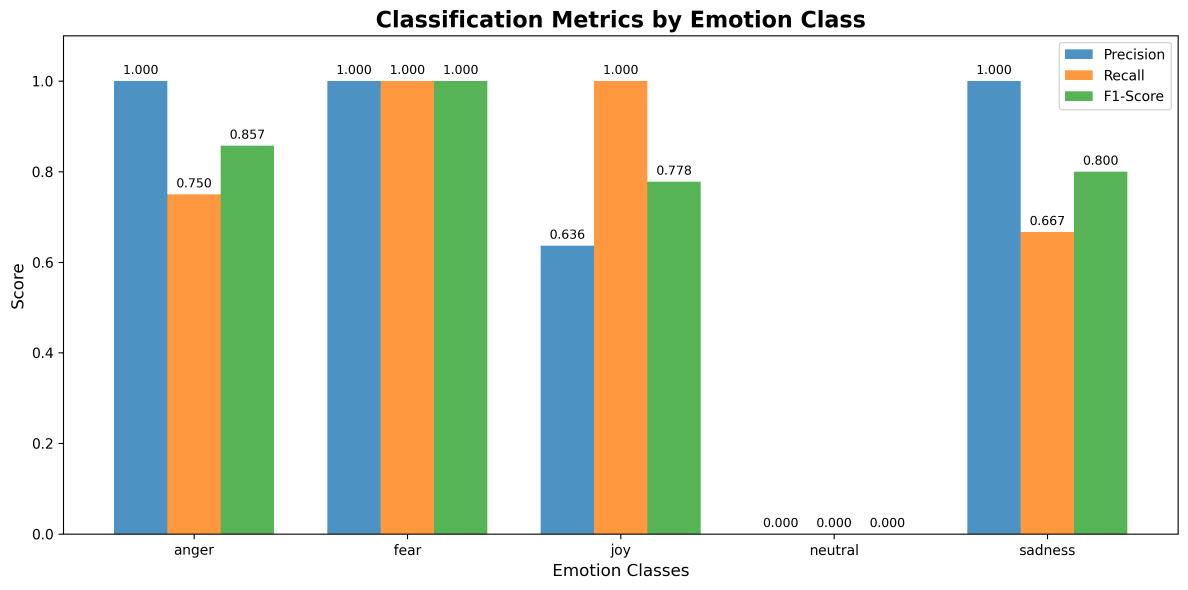
#> input picture emotion-detection/models/classification_metrics.png, 3564 x 1768 px, given in place of the camera (shown at 1/3 size)
$ python webcam_emotion_detector.py
#> lines starting #> are read from the running program, lines starting #| are printed output that depends on the picture
"""
Simple Webcam Face Emotion Detection Application
Direct OpenCV implementation for real-time emotion detection from webcam
"""

import cv2
import numpy as np
import time
import os
from collections import deque, Counter
import matplotlib.pyplot as plt
from datetime import datetime

class SimpleWebcamEmotionDetector:
    def __init__(self):
        """Initialize the simple webcam emotion detector"""
        self.face_cascade = cv2.CascadeClassifier(cv2.data.haarcascades + 'haarcascade_frontalface_default.xml')
        self.emotion_labels = ['Angry', 'Disgust', 'Fear', 'Happy', 'Neutral', 'Sad', 'Surprise']
        self.emotion_history = deque(maxlen=100)  # Store last 100 detections
        self.frame_count = 0
        self.setup_simple_emotion_model()

    def setup_simple_emotion_model(self):
        """Setup a simple rule-based emotion detection for demo"""
        # This is a simplified version - in real applications, you'd use a trained CNN
        print("📝 Note: Using simplified emotion detection for demo purposes")
        print("   In production, you would use a trained CNN model")

    def detect_faces(self, frame):
        """Detect faces in the frame"""
        gray = cv2.cvtColor(frame, cv2.COLOR_BGR2GRAY)
        faces = self.face_cascade.detectMultiScale(
            gray,
            scaleFactor=1.1,
            minNeighbors=5,
            minSize=(50, 50)
        )
        return faces, gray

    # [73 lines left out: functions simple_emotion_prediction, get_emotion_color, not called in this run]

    def draw_emotion_overlay(self, frame, faces, gray):
        """Draw emotion detection overlay on frame"""
        emotions_detected = []

        for (x, y, w, h) in faces:
            # Extract face region
            face_region = frame[y:y+h, x:x+w]

            if face_region.size > 0:
                # Predict emotion
                emotion, confidence, all_confidences = self.simple_emotion_prediction(face_region)

                # Store for statistics
                emotions_detected.append({
                    'emotion': emotion,
                    'confidence': confidence,
                    'timestamp': datetime.now()
                })

                # Get color for this emotion
                color = self.get_emotion_color(emotion)

                # Draw face rectangle
                cv2.rectangle(frame, (x, y), (x + w, y + h), color, 3)

                # Prepare text
                main_text = f"{emotion}: {confidence:.2f}"

                # Calculate text size and position
                font = cv2.FONT_HERSHEY_SIMPLEX
                font_scale = 0.7
                thickness = 2

                (text_width, text_height), baseline = cv2.getTextSize(main_text, font, font_scale, thickness)

                # Draw background rectangle for text
                cv2.rectangle(frame,
                             (x, y - text_height - 15),
                             (x + text_width + 10, y),
                             color, -1)

                # Draw main emotion text
                cv2.putText(frame, main_text,
                           (x + 5, y - 5),
                           font, font_scale, (255, 255, 255), thickness)

                # Draw confidence bar
                bar_width = int(w * confidence)
                cv2.rectangle(frame, (x, y + h + 5), (x + bar_width, y + h + 15), color, -1)
                cv2.rectangle(frame, (x, y + h + 5), (x + w, y + h + 15), color, 2)

        return emotions_detected

    def draw_statistics_panel(self, frame, recent_emotions):
        """Draw statistics panel on frame"""
        height, width = frame.shape[:2]

        # Create semi-transparent overlay
        overlay = frame.copy()
        cv2.rectangle(overlay, (width - 300, 0), (width, 200), (0, 0, 0), -1)
        cv2.addWeighted(overlay, 0.7, frame, 0.3, 0, frame)

        # Title
        cv2.putText(frame, "EMOTION STATS", (width - 290, 25),
                   cv2.FONT_HERSHEY_SIMPLEX, 0.7, (255, 255, 255), 2)

        if recent_emotions:
            # Count emotions in recent history
            emotion_counts = Counter([e['emotion'] for e in recent_emotions])

            # Display top emotions
            y_pos = 50
            for i, (emotion, count) in enumerate(emotion_counts.most_common(4)):
                color = self.get_emotion_color(emotion)

                # Draw colored circle
                cv2.circle(frame, (width - 280, y_pos + 5), 8, color, -1)

                # Draw text
                text = f"{emotion}: {count}"
                cv2.putText(frame, text, (width - 260, y_pos + 10),
                           cv2.FONT_HERSHEY_SIMPLEX, 0.5, (255, 255, 255), 1)

                y_pos += 25

            # Show total detections
            cv2.putText(frame, f"Total: {len(recent_emotions)}",
                       (width - 290, 170),
                       cv2.FONT_HERSHEY_SIMPLEX, 0.6, (255, 255, 255), 2)

    def run_webcam_detection(self):
        """Run the main webcam emotion detection loop"""
        print("🎥 Starting Webcam Emotion Detection...")
        print("📋 Instructions:")
        print("  - Look at the camera to detect your emotions")
        print("  - Press 'q' to quit")
        print("  - Press 's' to save screenshot")
        print("  - Press 'r' to reset statistics")
        print("  - Press 'h' to show/hide help")

        # Initialize webcam
        cap = cv2.VideoCapture(0)

        if not cap.isOpened():
            print("❌ Error: Could not access webcam")
            print("🔧 Troubleshooting:")
            print("  - Make sure no other app is using the camera")
            print("  - Check camera permissions")
            print("  - Try restarting the application")
            return

        # Set camera properties
        cap.set(cv2.CAP_PROP_FRAME_WIDTH, 640)
        cap.set(cv2.CAP_PROP_FRAME_HEIGHT, 480)
        cap.set(cv2.CAP_PROP_FPS, 30)

        print("✅ Webcam initialized successfully!")

        show_help = True
        fps_counter = deque(maxlen=30)

        while True:
            start_time = time.time()

            # Capture frame
            ret, frame = cap.read()
            if not ret:
                print("❌ Error: Could not read frame from webcam")
                break

            # Flip frame horizontally for mirror effect
            frame = cv2.flip(frame, 1)

            # Detect faces
            faces, gray = self.detect_faces(frame)

            # Draw emotion overlays
            current_emotions = self.draw_emotion_overlay(frame, faces, gray)

            # Add to history
            self.emotion_history.extend(current_emotions)

            # Draw statistics panel
            recent_emotions = list(self.emotion_history)[-50:]  # Last 50 detections
            self.draw_statistics_panel(frame, recent_emotions)

            # Calculate FPS
            end_time = time.time()
            fps = 1 / (end_time - start_time) if end_time - start_time > 0 else 0
            fps_counter.append(fps)
            avg_fps = np.mean(fps_counter)

            # Draw frame info
            info_text = f"Frame: {self.frame_count} | FPS: {avg_fps:.1f} | Faces: {len(faces)}"
            cv2.putText(frame, info_text, (10, 25),
                       cv2.FONT_HERSHEY_SIMPLEX, 0.6, (255, 255, 255), 2)

            # Draw help text
            if show_help:
                help_texts = [
                    "Press 'q' to quit",
                    "Press 's' to save screenshot",
                    "Press 'r' to reset stats",
                    "Press 'h' to toggle help"
                ]

                for i, text in enumerate(help_texts):
                    cv2.putText(frame, text, (10, frame.shape[0] - 80 + i * 20),
                               cv2.FONT_HERSHEY_SIMPLEX, 0.5, (0, 255, 255), 1)

            # Show frame
            cv2.imshow('🎭 Real-time Face Emotion Detection', frame)

            # Handle keyboard input
            key = cv2.waitKey(1) & 0xFF

            if key == ord('q'):
                print("👋 Quitting application...")
                break
            elif key == ord('s'):
                # Save screenshot
                filename = f"emotion_screenshot_{datetime.now().strftime('%Y%m%d_%H%M%S')}.jpg"
                cv2.imwrite(filename, frame)
                print(f"📸 Screenshot saved as {filename}")
            elif key == ord('r'):
                # Reset statistics
                self.emotion_history.clear()
                print("🔄 Statistics reset!")
            elif key == ord('h'):
                # Toggle help display
                show_help = not show_help
                print(f"ℹ️ Help display: {'ON' if show_help else 'OFF'}")

            self.frame_count += 1

        # Cleanup
        cap.release()
        cv2.destroyAllWindows()

        # Show final statistics
        self.show_final_statistics()

    def show_final_statistics(self):
        """Show final statistics after detection session"""
        print("\n" + "="*60)
        print("📊 FINAL EMOTION DETECTION STATISTICS")
        print("="*60)

        if not self.emotion_history:
            print("No emotions were detected during this session.")
            return

        # Convert to list for analysis
        emotions = list(self.emotion_history)

        # Basic statistics
        total_detections = len(emotions)
        unique_emotions = len(set([e['emotion'] for e in emotions]))
        avg_confidence = np.mean([e['confidence'] for e in emotions])

        print(f"Total Detections: {total_detections}")
        print(f"Unique Emotions: {unique_emotions}/7")
        print(f"Average Confidence: {avg_confidence:.3f}")
        print(f"Session Duration: {self.frame_count} frames")

        # Emotion distribution
        print(f"\n📈 Emotion Distribution:")
        emotion_counts = Counter([e['emotion'] for e in emotions])

        for emotion, count in emotion_counts.most_common():
            percentage = (count / total_detections) * 100
            print(f"  {emotion:>8}: {count:>3} detections ({percentage:>5.1f}%)")

        # Confidence analysis
        print(f"\n🎯 Confidence Analysis:")
        confidence_by_emotion = {}
        for emotion in set([e['emotion'] for e in emotions]):
            confidences = [e['confidence'] for e in emotions if e['emotion'] == emotion]
            confidence_by_emotion[emotion] = np.mean(confidences)

        for emotion, avg_conf in sorted(confidence_by_emotion.items(), key=lambda x: x[1], reverse=True):
            print(f"  {emotion:>8}: {avg_conf:.3f} average confidence")

        print("\n" + "="*60)
        print("Thank you for using Face Emotion Detection! 🎭")
        print("="*60)

def main():
    """Main function to run the webcam emotion detection"""
    print("🎭 Face Emotion Detection System")
    print("=" * 50)

    try:
        # Create detector instance
        detector = SimpleWebcamEmotionDetector()

        # Run webcam detection
        detector.run_webcam_detection()
#> in run_webcam_detection, frame is the input picture: shape (1768, 3564, 3); mean B, G, R 200.7, 216.2, 208.5
#> in run_webcam_detection, `frame = cv2.flip(frame, 1)`:
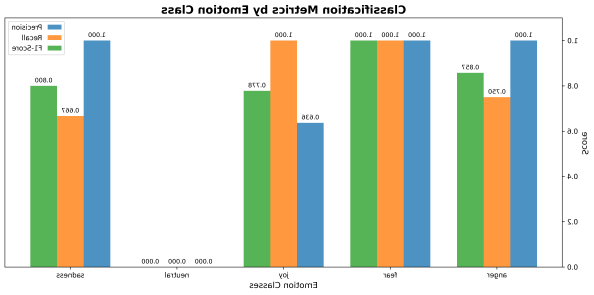
#> frame: shape (1768, 3564, 3) (shown at 1/6 size); mean B, G, R 200.7, 216.2, 208.5
#> in detect_faces, `gray = cv2.cvtColor(frame, cv2.COLOR_BGR2GRAY)`:
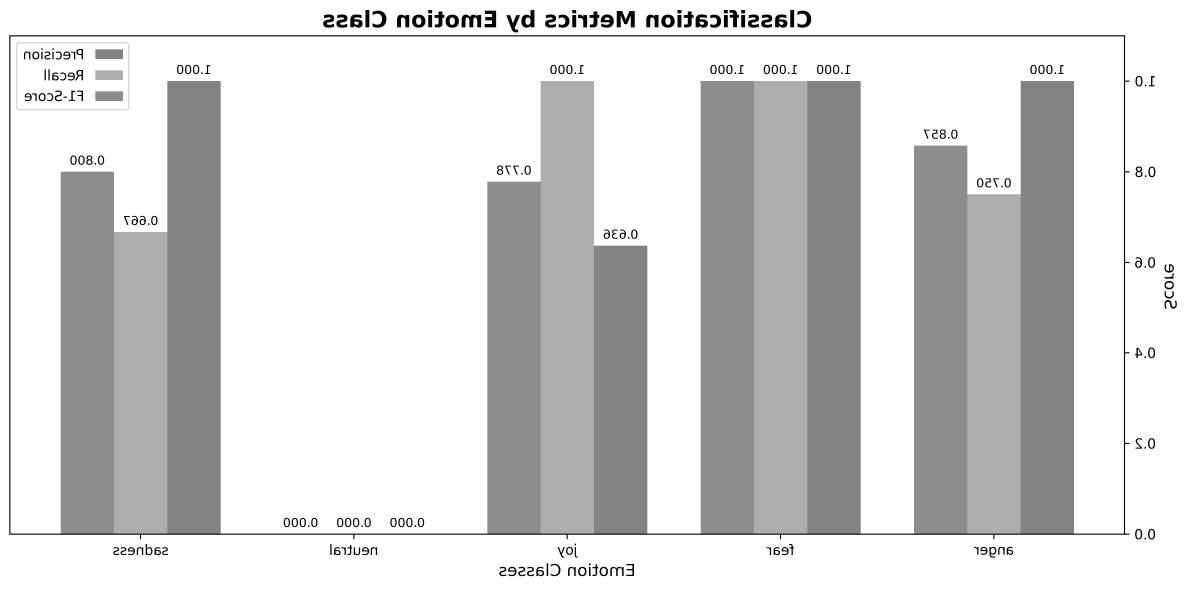
#> gray: shape (1768, 3564) (shown at 1/3 size); min 0, max 255, mean 212.3
#> in detect_faces, `faces = self.face_cascade.detectMultiScale( gray, scaleFactor=1.1, min..`: faces = ()
#> after the loop in draw_emotion_overlay, `for (x, y, w, h) in faces:`: emotions_detected = []
#> in run_webcam_detection, `info_text = f"Frame: {self.frame_count} | FPS: {avg_fps:.1f} | Faces: ..`: info_text = 'Frame: 0 | FPS: 0.4 | Faces: 0'
#> (key q is pressed here)

    except KeyboardInterrupt:
        print("\n⚠️ Application interrupted by user")
    except Exception as e:
        print(f"\n❌ An error occurred: {e}")
        print("🔧 Please check your webcam connection and try again")

if __name__ == "__main__":
    main()

$ run again, on emotion-detection/models/confusion_matrix_detailed.png
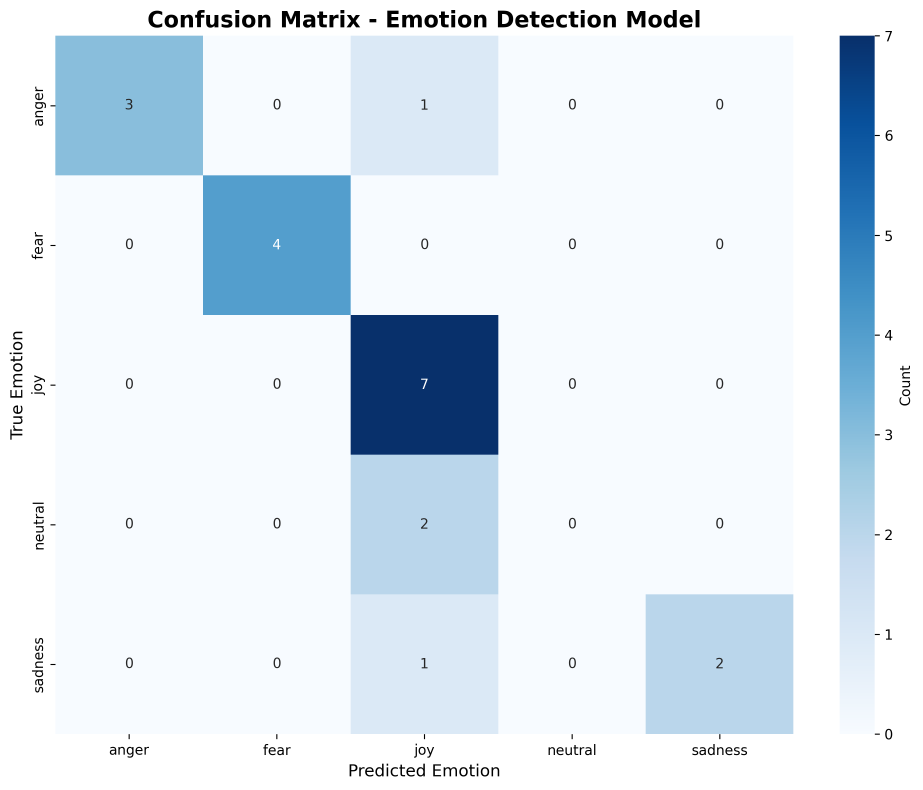
#> input picture emotion-detection/models/confusion_matrix_detailed.png, 2767 x 2368 px, given in place of the camera (shown at 1/3 size)
#> in run_webcam_detection, frame is the input picture: shape (2368, 2767, 3); mean B, G, R 242.7, 233.5, 222.7
#> in run_webcam_detection, `frame = cv2.flip(frame, 1)`:
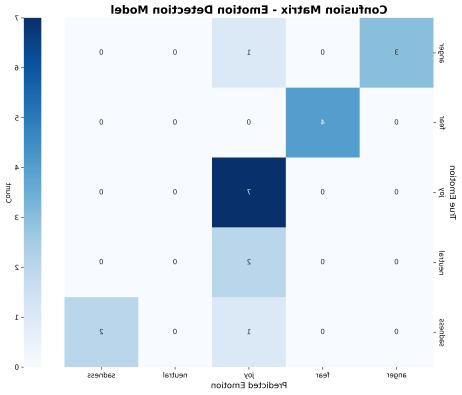
#> frame: shape (2368, 2767, 3) (shown at 1/6 size); mean B, G, R 242.7, 233.5, 222.7
#> in detect_faces, `gray = cv2.cvtColor(frame, cv2.COLOR_BGR2GRAY)`:
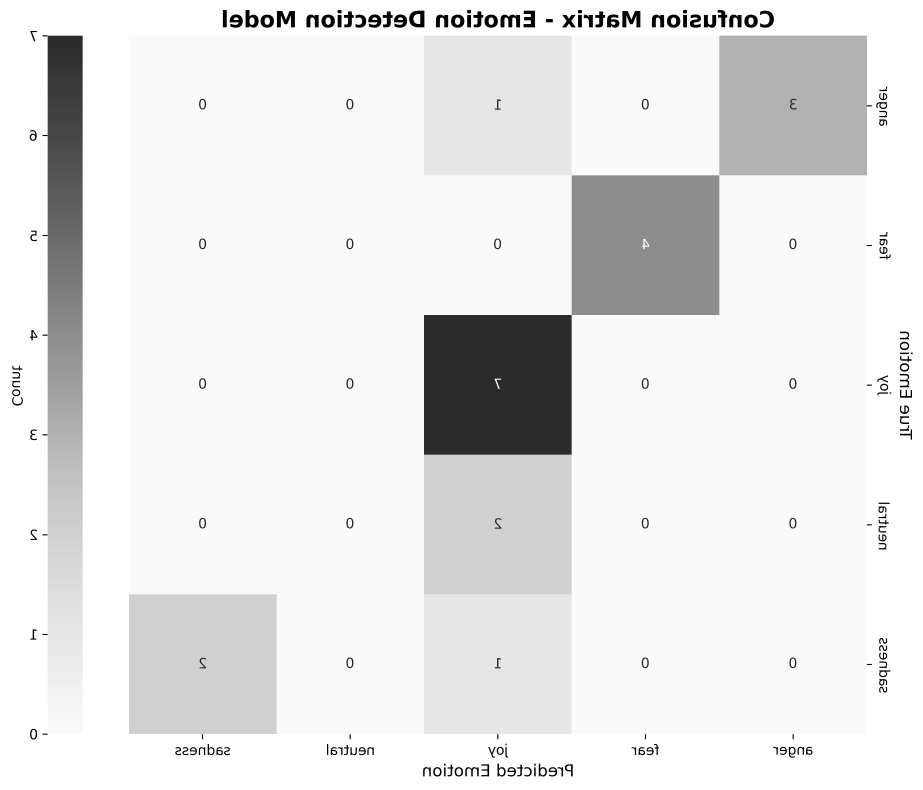
#> gray: shape (2368, 2767) (shown at 1/3 size); min 0, max 255, mean 231.2
#> in detect_faces, `faces = self.face_cascade.detectMultiScale( gray, scaleFactor=1.1, min..`: faces = ()
#> after the loop in draw_emotion_overlay, `for (x, y, w, h) in faces:`: emotions_detected = []
#> info_text = 'Frame: 0 | FPS: 0.4 | Faces: 0'

$ run again, on emotion-detection/models/enhanced_confusion_matrix_logistic.png
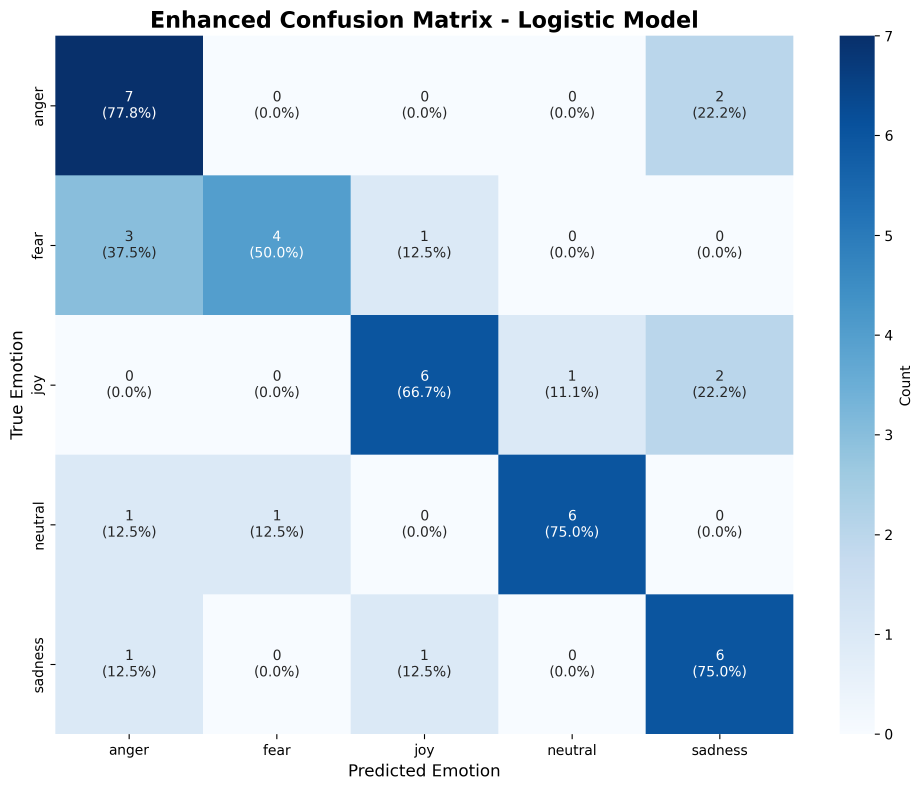
#> input picture emotion-detection/models/enhanced_confusion_matrix_logistic.png, 2767 x 2368 px, given in place of the camera (shown at 1/3 size)
#> in run_webcam_detection, frame is the input picture: shape (2368, 2767, 3); mean B, G, R 232.8, 216.8, 199.1
#> in run_webcam_detection, `frame = cv2.flip(frame, 1)`:
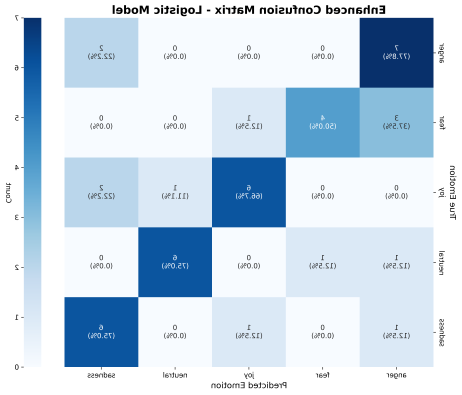
#> frame: shape (2368, 2767, 3) (shown at 1/6 size); mean B, G, R 232.8, 216.8, 199.1
#> in detect_faces, `gray = cv2.cvtColor(frame, cv2.COLOR_BGR2GRAY)`:
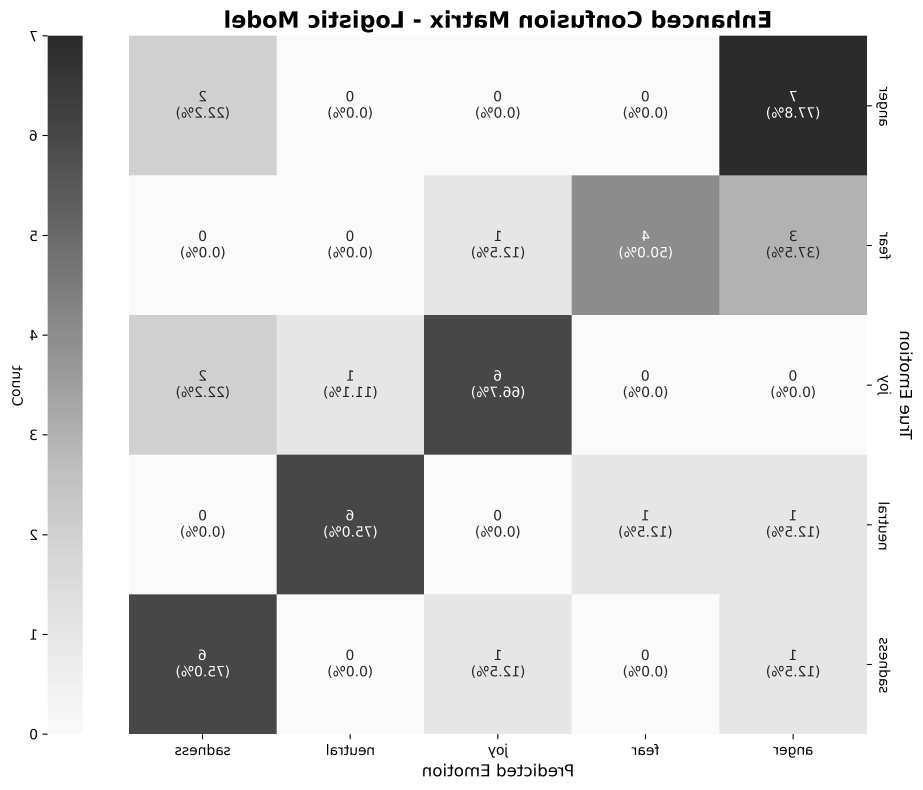
#> gray: shape (2368, 2767) (shown at 1/3 size); min 0, max 255, mean 213.2
#> in detect_faces, `faces = self.face_cascade.detectMultiScale( gray, scaleFactor=1.1, min..`: faces = ()
#> after the loop in draw_emotion_overlay, `for (x, y, w, h) in faces:`: emotions_detected = []
#> info_text = 'Frame: 0 | FPS: 0.4 | Faces: 0'
